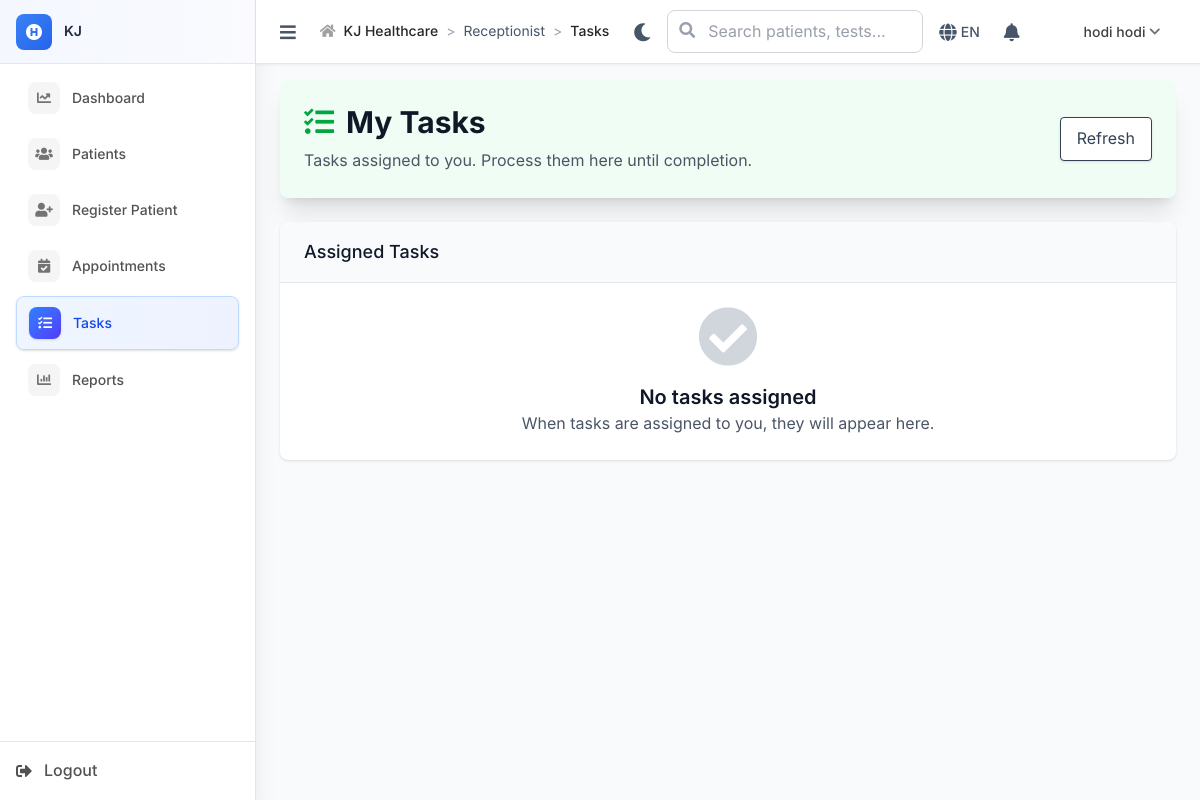
The page /receptionist/tasks (signed in) on the database as committed earlier.
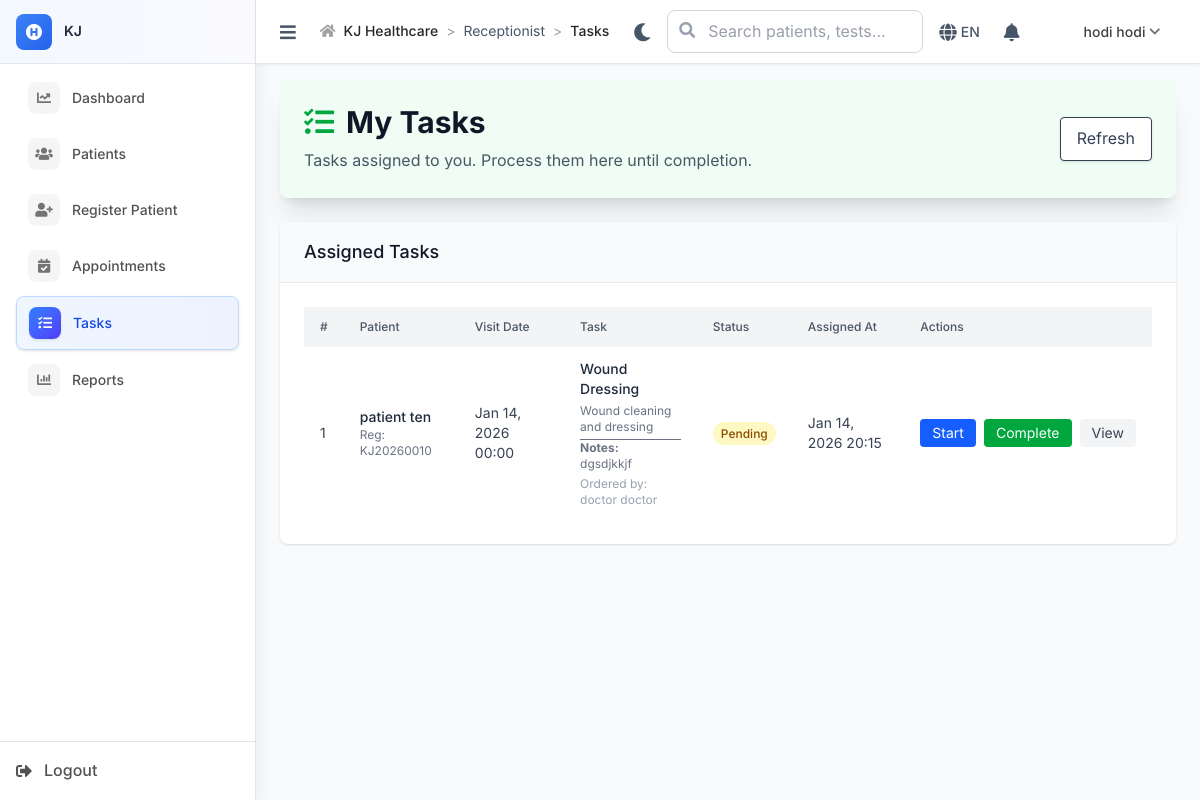
The same page on the database as committed later.
### tables this page shows
CREATE TABLE `service_orders` (
  `id` int NOT NULL,
  `visit_id` int NOT NULL,
  `patient_id` int NOT NULL,
  `service_id` int NOT NULL,
  `ordered_by` int NOT NULL COMMENT 'Doctor or Receptionist',
  `performed_by` int DEFAULT NULL,
  `status` enum('pending','in_progress','completed','cancelled') DEFAULT 'pending',
  `cancellation_reason` text,
  `notes` text,
  `performed_at` timestamp NULL DEFAULT NULL,
  `created_at` timestamp NOT NULL DEFAULT CURRENT_TIMESTAMP,
  `updated_at` timestamp NOT NULL DEFAULT CURRENT_TIMESTAMP ON UPDATE CURRENT_TIMESTAMP
);

CREATE TABLE `patients` (
  `id` int NOT NULL,
  `registration_number` varchar(20) NOT NULL,
  `first_name` varchar(50) NOT NULL,
  `last_name` varchar(50) NOT NULL,
  `date_of_birth` date DEFAULT NULL,
  `gender` enum('male','female','other') DEFAULT NULL,
  `phone` varchar(20) DEFAULT NULL,
  `email` varchar(100) DEFAULT NULL,
  `address` text,
  `occupation` varchar(100) DEFAULT NULL,
  `emergency_contact_name` varchar(100) DEFAULT NULL,
  `emergency_contact_phone` varchar(20) DEFAULT NULL,
  `blood_group` varchar(5) DEFAULT NULL COMMENT 'A+, B-, O+, etc',
  `allergies` text COMMENT 'Known allergies',
  `chronic_conditions` text COMMENT 'Diabetes, Hypertension, etc',
  `insurance_company` varchar(100) DEFAULT NULL COMMENT 'Future use',
  `insurance_number` varchar(50) DEFAULT NULL COMMENT 'Future use',
  `created_at` timestamp NOT NULL DEFAULT CURRENT_TIMESTAMP,
  `updated_at` timestamp NOT NULL DEFAULT CURRENT_TIMESTAMP ON UPDATE CURRENT_TIMESTAMP
);

CREATE TABLE `patient_visits` (
  `id` int NOT NULL,
  `patient_id` int NOT NULL,
  `visit_number` int NOT NULL COMMENT 'Sequential visit number for this patient',
  `visit_date` date NOT NULL,
  `visit_type` enum('consultation','lab_only','minor_service','ipd','medicine_pickup') NOT NULL,
  `assigned_doctor_id` int DEFAULT NULL COMMENT 'Future: pre-assigned doctor',
  `registered_by` int NOT NULL,
  `status` enum('active','completed','cancelled') DEFAULT 'active',
  `completed_at` timestamp NULL DEFAULT NULL,
  `created_at` timestamp NOT NULL DEFAULT CURRENT_TIMESTAMP,
  `updated_at` timestamp NOT NULL DEFAULT CURRENT_TIMESTAMP ON UPDATE CURRENT_TIMESTAMP
);

CREATE TABLE `services` (
  `id` int NOT NULL,
  `service_name` varchar(100) NOT NULL,
  `service_code` varchar(20) NOT NULL,
  `price` decimal(10,2) NOT NULL,
  `description` text,
  `requires_doctor` tinyint(1) DEFAULT '0' COMMENT 'Whether doctor must be involved',
  `is_active` tinyint(1) DEFAULT '1',
  `created_at` timestamp NOT NULL DEFAULT CURRENT_TIMESTAMP,
  `updated_at` timestamp NOT NULL DEFAULT CURRENT_TIMESTAMP ON UPDATE CURRENT_TIMESTAMP
);

CREATE TABLE `users` (
  `id` int NOT NULL,
  `username` varchar(50) NOT NULL,
  `password_hash` varchar(255) NOT NULL,
  `email` varchar(100) NOT NULL,
  `role` enum('admin','receptionist','doctor','lab_technician','accountant','pharmacist','radiologist','nurse') NOT NULL,
  `first_name` varchar(50) NOT NULL,
  `last_name` varchar(50) NOT NULL,
  `phone` varchar(20) DEFAULT NULL,
  `specialization` varchar(100) DEFAULT NULL COMMENT 'For doctors - future use',
  `is_active` tinyint(1) DEFAULT '1',
  `created_at` timestamp NOT NULL DEFAULT CURRENT_TIMESTAMP,
  `updated_at` timestamp NOT NULL DEFAULT CURRENT_TIMESTAMP ON UPDATE CURRENT_TIMESTAMP
);

### views/receptionist/tasks.php (the view, shortened to what the changed rows need)
<div class="bg-green-50 rounded-lg shadow-xl p-6 mb-6">
    <div class="flex items-center justify-between">
        <div>
            <h1 class="text-3xl font-bold text-gray-900 flex items-center"><i class="fas fa-tasks mr-3 text-green-600"></i> My Tasks</h1>
        </div>
    </div>
</div>
<div class="bg-white rounded-lg shadow overflow-hidden">
    <div id="tasksContainer" class="p-6">
        <?php if (empty($tasks)): ?>
            <div class="text-center py-16">
                <i class="fas fa-check-circle text-6xl text-gray-300 mb-4"></i>
                <h3 class="text-xl font-semibold text-gray-900">No tasks assigned</h3>
                <p class="text-gray-600">When tasks are assigned to you, they will appear here.</p>
            </div>
        <?php else: ?>
            <div class="overflow-x-auto">
                <table class="w-full table-auto">
                    <thead class="bg-gray-100">
                        <tr>
                            <th class="px-4 py-3 text-left text-xs font-medium text-gray-600">#</th>
                            <th class="px-4 py-3 text-left text-xs font-medium text-gray-600">Patient</th>
                            <th class="px-4 py-3 text-left text-xs font-medium text-gray-600">Visit Date</th>
                            <th class="px-4 py-3 text-left text-xs font-medium text-gray-600">Task</th>
                            <th class="px-4 py-3 text-left text-xs font-medium text-gray-600">Status</th>
                            <th class="px-4 py-3 text-left text-xs font-medium text-gray-600">Assigned At</th>
                            <th class="px-4 py-3 text-left text-xs font-medium text-gray-600">Actions</th>
                        </tr>
                    </thead>
                    <tbody class="divide-y divide-gray-200">
                        <?php foreach ($tasks as $i => $t): ?>
                            <tr>
                                <td class="px-4 py-3 text-sm text-gray-700"><?php echo $i + 1; ?></td>
                                <td class="px-4 py-3 text-sm text-gray-800">
                                    <div class="font-medium"><?php echo htmlspecialchars($t['first_name'] . ' ' . $t['last_name']); ?></div>
                                    <div class="text-xs text-gray-500">Reg: <?php echo htmlspecialchars($t['registration_number'] ?? 'N/A'); ?></div>
                                </td>
                                <td class="px-4 py-3 text-sm text-gray-700"><?php echo $t['visit_date'] ? date('M j, Y H:i', strtotime($t['visit_date'])) : 'N/A'; ?></td>
                                <td class="px-4 py-3 text-sm text-gray-800">
                                    <div class="font-medium"><?php echo htmlspecialchars($t['service_name'] ?? 'Task'); ?></div>
                                    <?php if (!empty($t['service_description'])): ?>
                                        <div class="text-xs text-gray-500 mt-1"><?php echo htmlspecialchars($t['service_description']); ?></div>
                                    <?php endif; ?>
                                    <?php if (!empty($t['notes'])): ?>
                                        <div class="text-xs text-gray-500 mt-1 border-t pt-1">
                                            <strong>Notes:</strong><br><?php echo nl2br(htmlspecialchars($t['notes'])); ?>
                                        </div>
                                    <?php endif; ?>
                                    <?php if (!empty($t['ordered_by_first'])): ?>
                                        <div class="text-xs text-gray-400 mt-1">
                                            Ordered by: <?php echo htmlspecialchars($t['ordered_by_first'] . ' ' . $t['ordered_by_last']); ?>
                                        </div>
                                    <?php endif; ?>
                                </td>
                                <td class="px-4 py-3 text-sm">
                                    <span class="px-2 py-1 rounded-full text-xs font-medium <?php echo ($t['status'] === 'pending') ? 'bg-yellow-100 text-yellow-800' : (($t['status'] === 'in_progress') ? 'bg-blue-100 text-blue-800' : 'bg-green-100 text-green-800'); ?>"><?php echo ucfirst($t['status']); ?></span>
                                </td>
                                <td class="px-4 py-3 text-sm text-gray-700"><?php echo $t['created_at'] ? date('M j, Y H:i', strtotime($t['created_at'])) : ''; ?></td>
                                <td class="px-4 py-3 text-sm">
                                    <div class="flex items-center gap-2">
                                        <?php if ($t['status'] !== 'in_progress'): ?>
                                            <button data-task-id="<?php echo $t['id']; ?>" data-action="start" class="start-btn px-3 py-1 bg-blue-600 text-white rounded text-sm">Start</button>
                                        <?php endif; ?>
                                        <?php if ($t['status'] !== 'completed'): ?>
                                            <button data-task-id="<?php echo $t['id']; ?>" data-action="complete" class="complete-btn px-3 py-1 bg-green-600 text-white rounded text-sm">Complete</button>
                                        <?php endif; ?>
                                        <a href="<?= htmlspecialchars($BASE_PATH) ?>/receptionist/view_patient?id=<?= $t['patient_id'] ?>" class="px-3 py-1 bg-gray-100 rounded text-sm text-gray-700">View</a>
                                    </div>
                                </td>
                            </tr>
                        <?php endforeach; ?>
                    </tbody>
                </table>
            </div>
        <?php endif; ?>
    </div>
</div>

### views/layouts/main.php (shortened to what the changed rows need)
<!DOCTYPE html>
<html lang="en">
<head>
    <?php $bp = rtrim($BASE_PATH ?? '', '/'); ?>
    <link rel="stylesheet" href="<?php echo htmlspecialchars($bp ?: ''); ?>/assets/css/tailwind.css">
    <link rel="stylesheet" href="<?php echo htmlspecialchars($bp ?: ''); ?>/assets/css/fontawesome.min.css">
    <link rel="stylesheet" href="<?php echo htmlspecialchars($bp ?: ''); ?>/assets/css/fonts.css">
    <link rel="stylesheet" href="https://cdnjs.cloudflare.com/ajax/libs/font-awesome/5.15.4/css/all.min.css">
</head>
<body class="bg-gray-100">
    <?php if (isset($_SESSION['user_id'])): ?>
        <div class="flex min-h-screen">
            <div id="sidebar" class="sidebar w-64 bg-white shadow-xl min-h-screen flex flex-col border-r border-neutral-200">
                <div class="flex-1 p-4 overflow-y-auto custom-scrollbar">
                    <nav class="space-y-1">
                        <?php
                        $role = $_SESSION['user_role'];
                        $menu_items = [];
                        $current_path = trim(parse_url($_SERVER['REQUEST_URI'], PHP_URL_PATH), '/');
                        if ($role === 'admin') {
                            $menu_items = [
                                ['url' => 'admin/dashboard', 'icon' => 'fas fa-chart-line', 'text' => 'Dashboard'],
                                ['url' => 'admin/users', 'icon' => 'fas fa-user-shield', 'text' => 'User Management'],
                                ['url' => 'admin/patients', 'icon' => 'fas fa-user-injured', 'text' => 'Patients'],
                                ['url' => 'admin/medicines', 'icon' => 'fas fa-pills', 'text' => 'Medicines'],
                                ['url' => 'admin/tests', 'icon' => 'fas fa-microscope', 'text' => 'Lab Tests'],
                            ];
                        } elseif ($role === 'receptionist') {
                            $menu_items = [
                                ['url' => 'receptionist/dashboard', 'icon' => 'fas fa-chart-line', 'text' => 'Dashboard', 'badge' => '', 'color' => 'blue'],
                                ['url' => 'receptionist/patients', 'icon' => 'fas fa-users', 'text' => 'Patients', 'badge' => isset($sidebar_data['pending_patients']) ? $sidebar_data['pending_patients'] : '0', 'color' => 'blue'],
                                ['url' => 'receptionist/register_patient', 'icon' => 'fas fa-user-plus', 'text' => 'Register Patient', 'badge' => '', 'color' => 'green'],
                                ['url' => 'receptionist/appointments', 'icon' => 'fas fa-calendar-check', 'text' => 'Appointments', 'badge' => isset($sidebar_data['upcoming_appointments']) ? $sidebar_data['upcoming_appointments'] : '0', 'color' => 'green'],
                                ['url' => 'receptionist/tasks', 'icon' => 'fas fa-tasks', 'text' => 'Tasks', 'badge' => isset($sidebar_data['pending_tasks']) ? $sidebar_data['pending_tasks'] : '', 'color' => 'orange'],
                                ['url' => 'receptionist/reports', 'icon' => 'fas fa-chart-bar', 'text' => 'Reports', 'badge' => '', 'color' => 'indigo'],
                            ];
                        }
                        ?>
                        <?php foreach ($menu_items as $item):
                            $is_active = (strpos($current_path, $item['url']) !== false);
                            $color = isset($item['color']) ? $item['color'] : 'blue';
                        ?>
                            <a href="<?php echo htmlspecialchars($BASE_PATH); ?>/<?php echo $item['url']; ?>"
                                class="group flex items-center justify-between px-3 py-2.5 rounded-lg transition-all duration-200 <?php echo $is_active ? 'bg-gradient-to-r from-blue-50 to-indigo-50 border border-blue-200 text-blue-700 shadow-sm' : 'text-neutral-600 hover:bg-gradient-to-r hover:from-neutral-50 hover:to-neutral-100 hover:text-neutral-800'; ?>"
                                onclick="closeSidebarOnMobile()">
                                <div class="flex items-center space-x-3">
                                    <div class="w-8 h-8 rounded-lg flex items-center justify-center transition-all duration-200 <?php echo $is_active ? 'bg-gradient-to-br from-blue-500 to-indigo-600 text-white shadow-sm' : 'bg-neutral-100 text-neutral-500 group-hover:bg-gradient-to-br group-hover:from-' . $color . '-500 group-hover:to-' . $color . '-600 group-hover:text-white'; ?>">
                                        <i class="<?php echo $item['icon']; ?> text-sm"></i>
                                    </div>
                                    <span class="font-medium text-sm"><?php echo $item['text']; ?></span>
                                </div>
                            </a>
                        <?php endforeach; ?>
                    </nav>
                </div>
            </div>
            <div id="contentWrapper" class="flex-1 flex flex-col min-h-screen">
                <div class="top-header">
                    <div class="px-4 md:px-6 py-3">
                        <div class="flex items-center justify-between">
                            <div class="flex items-center space-x-4">
                                <nav class="breadcrumb hidden md:flex">
                                    <?php
                                    $current_page = trim(parse_url($_SERVER['REQUEST_URI'], PHP_URL_PATH), '/');
                                    $breadcrumbs = [];
                                    $parts = explode('/', $current_page);
                                    if (count($parts) >= 1 && $parts[0]) {
                                        $breadcrumbs[] = ['text' => ucfirst($parts[0]), 'url' => $parts[0]];
                                        if (count($parts) >= 2 && $parts[1]) {
                                            $breadcrumbs[] = ['text' => ucfirst(str_replace('_', ' ', $parts[1])), 'url' => null];
                                        }
                                    }
                                    ?>
                                    <?php foreach ($breadcrumbs as $index => $crumb): ?>
                                        <div class="breadcrumb-item">
                                            <?php if ($crumb['url'] && $index < count($breadcrumbs) - 1): ?>
                                                <a href="<?= htmlspecialchars($BASE_PATH) ?>/<?= htmlspecialchars($crumb['url']) ?>"
                                                    class="breadcrumb-link"><?= htmlspecialchars($crumb['text']) ?></a>
                                            <?php else: ?>
                                                <span class="text-neutral-800 font-medium"><?= htmlspecialchars($crumb['text']) ?></span>
                                            <?php endif; ?>
                                        </div>
                                    <?php endforeach; ?>
                                </nav>
                            </div>
                        </div>
                    </div>
                </div>
                <main class="flex-1 overflow-auto custom-scrollbar main-content-area">
                    <div class="fade-in">
                        <?php echo $content; ?>
                    </div>
                </main>
            </div>
        </div>
    <?php endif; ?>
</body>
</html>

Rows that differ between the two databases and show on the page:
added service_orders: patient.last_name "patient ten", patient.registration_number "KJ20260010", visit.visit_date "Jan 14, 2026 00:00", service.service_name "Wound Dressing", service.description "Wound cleaning and dressing", notes "dgsdjkkjf", ordered_by.last_name "doctor doctor", status "Pending", created_at "Jan 14, 2026 20:15"
Other text that changed with them:
text no longer shown: "No tasks assigned When tasks are assigned to you, they will appear here."
text now shown: "# Patient Visit Date Task Status Assigned At Actions"
